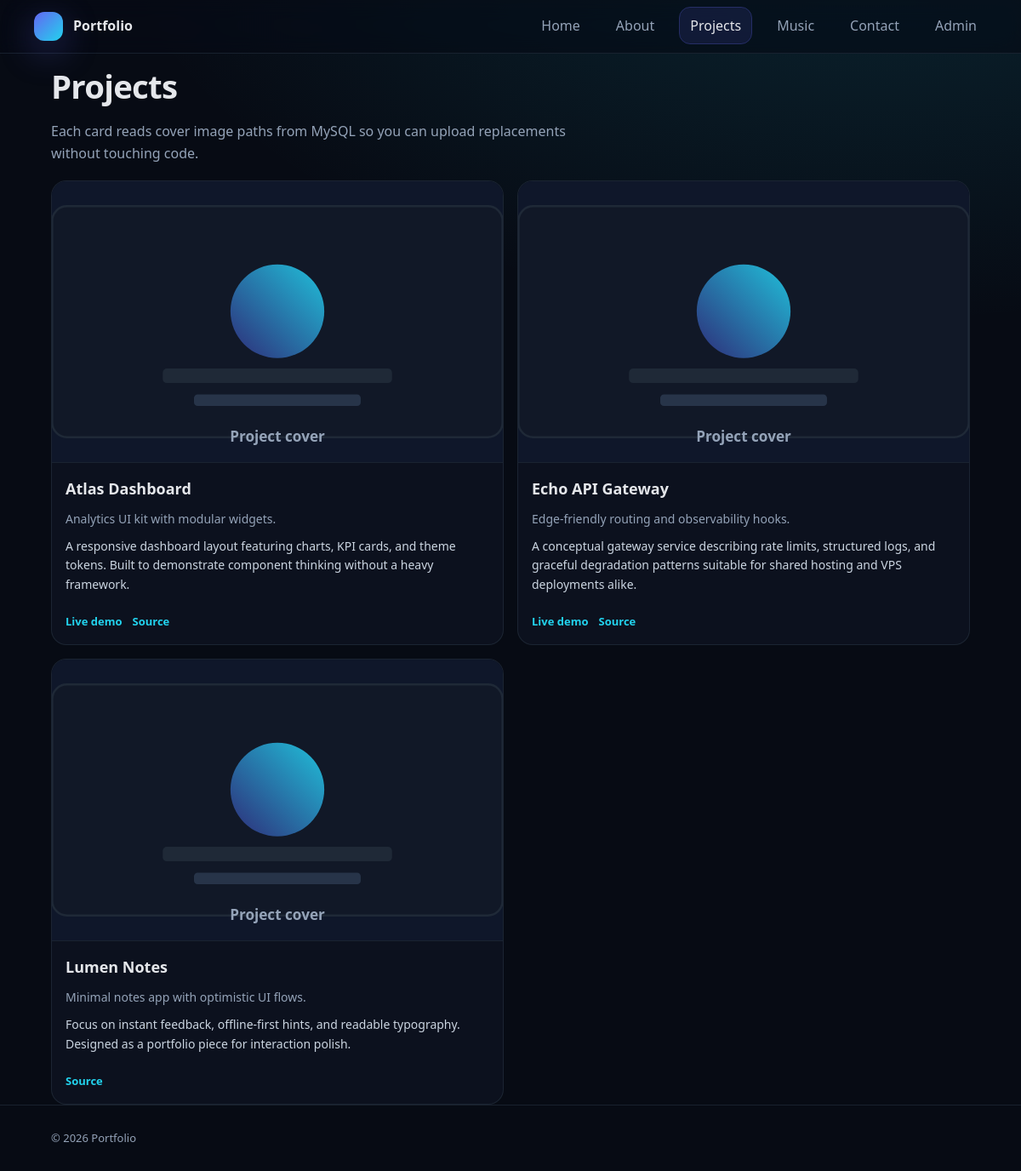
The app's page /projects.php with its own data.
### tables this page shows
CREATE TABLE projects (
  id INT UNSIGNED NOT NULL AUTO_INCREMENT,
  title VARCHAR(200) NOT NULL,
  summary VARCHAR(400) NOT NULL DEFAULT '',
  description TEXT NOT NULL,
  image_path VARCHAR(512) NOT NULL DEFAULT 'assets/img/project-placeholder.svg',
  demo_url VARCHAR(512) NOT NULL DEFAULT '',
  github_url VARCHAR(512) NOT NULL DEFAULT '',
  sort_order INT NOT NULL DEFAULT 0,
  created_at DATETIME NOT NULL DEFAULT CURRENT_TIMESTAMP,
  updated_at DATETIME NOT NULL DEFAULT CURRENT_TIMESTAMP ON UPDATE CURRENT_TIMESTAMP,
  PRIMARY KEY (id),
  KEY idx_projects_sort (sort_order),
  KEY idx_projects_created (created_at)
);

### includes/helpers.php (called while the page is built, shortened)
<?php
function app_config(): array
{
    static $cfg = null;
    if ($cfg === null) {
        $path = dirname(__DIR__) . '/config/app.php';
        $cfg = is_file($path) ? require $path : ['base_path' => ''];
    }
    return $cfg;
}
function portfolio_infer_base_path(): string
{
    $script = $_SERVER['SCRIPT_NAME'] ?? '';
    $script = str_replace('\\', '/', (string) $script);
    $dir = dirname($script);
    $dir = ($dir === '\\' || $dir === '.') ? '/' : $dir;
    return rtrim($dir, '/');
}
function url_for(string $path): string
{
    $configured = rtrim((string) (app_config()['base_path'] ?? ''), '/');
    $base = $configured !== '' ? $configured : portfolio_infer_base_path();
    $path = ltrim($path, '/');
    return ($base === '' ? '' : $base) . '/' . $path;
}
function e(?string $value): string
{
    return htmlspecialchars((string) $value, ENT_QUOTES | ENT_SUBSTITUTE, 'UTF-8');
}

### config/app.php (called while the page is built, shortened)
<?php
return [
    'base_path' => '',
];

### includes/ProjectRepository.php (called while the page is built, shortened)
<?php
final class ProjectRepository
{
    public function allOrdered(): array
    {
        $stmt = $this->pdo->query('SELECT * FROM projects ORDER BY sort_order ASC, id DESC');
        return $stmt->fetchAll();
    }
}

### projects.php (the view, shortened to what this page needs)
<?php
require_once __DIR__ . '/includes/bootstrap.php';
require_once __DIR__ . '/includes/ProjectRepository.php';
$repo = new ProjectRepository($pdo);
$projects = $repo->allOrdered();
?>
<!DOCTYPE html>
<html lang="en">
<head>
</head>
<body>
  <header>
    <div class="wrap nav">
      <a class="brand" href="<?= e(url_for('index.php')) ?>">
        <span class="brand-badge" aria-hidden="true"></span>
        <span>Portfolio</span>
      </a>
      <nav id="siteNav" aria-label="Primary">
        <ul>
          <li><a href="<?= e(url_for('index.php')) ?>">Home</a></li>
          <li><a href="<?= e(url_for('about.php')) ?>">About</a></li>
          <li><a class="active" href="<?= e(url_for('projects.php')) ?>">Projects</a></li>
          <li><a href="<?= e(url_for('music.php')) ?>">Music</a></li>
          <li><a href="<?= e(url_for('contact.php')) ?>">Contact</a></li>
          <li><a href="<?= e(url_for('admin/login.php')) ?>">Admin</a></li>
        </ul>
      </nav>
    </div>
  </header>
  <main class="wrap">
    <div class="page-head">
      <h1>Projects</h1>
      <p class="lede">Each card reads cover image paths from MySQL so you can upload replacements without touching code.</p>
    </div>
    <div class="grid">
      <?php foreach ($projects as $p): ?>
        <article>
          <div class="thumb">
            <img src="<?= e(url_for($p['image_path'])) ?>" alt="<?= e($p['title']) ?> cover">
          </div>
          <div class="body">
            <h2><?= e($p['title']) ?></h2>
            <p class="summary"><?= e($p['summary']) ?></p>
            <p class="desc"><?= nl2br(e($p['description'])) ?></p>
            <div class="links">
              <?php if ($p['demo_url'] !== ''): ?>
                <a class="link" href="<?= e($p['demo_url']) ?>" target="_blank" rel="noopener noreferrer">Live demo</a>
              <?php endif; ?>
              <?php if ($p['github_url'] !== ''): ?>
                <a class="link" href="<?= e($p['github_url']) ?>" target="_blank" rel="noopener noreferrer">Source</a>
              <?php endif; ?>
            </div>
          </div>
        </article>
      <?php endforeach; ?>
    </div>
  </main>
  <footer>
    <div class="wrap">© <?= date('Y') ?> Portfolio</div>
  </footer>
</body>
</html>

### projects.php (style rules this page uses)
:root { --bg:#070b14; --surface:#0f172a; --surface2:#111827; --border:#1f2937; --text:#e5e7eb; --muted:#94a3b8; --accent:#6366f1; --accent2:#22d3ee; --radius:18px; --max:1120px; }
* { box-sizing:border-box }
body { margin:0;font-family:ui-sans-serif,system-ui,-apple-system,Segoe UI,Roboto,Ubuntu,Cantarell,Noto Sans,sans-serif;background:radial-gradient(900px 520px at 85% -10%,rgba(34,211,238,.14),transparent),var(--bg);color:var(--text);line-height:1.6 }
a { color:inherit;text-decoration:none }
img { max-width:100%;display:block;height:auto }
.wrap { max-width:var(--max);margin:0 auto;padding:0 20px }
header { position:sticky;top:0;z-index:40;backdrop-filter:saturate(130%) blur(12px);background:rgba(7,11,20,.62);border-bottom:1px solid rgba(31,41,55,.75) }
.nav { display:flex;align-items:center;justify-content:space-between;padding:14px 0;gap:16px }
.brand { display:flex;align-items:center;gap:12px;font-weight:800 }
.brand-badge { width:34px;height:34px;border-radius:12px;background:linear-gradient(135deg,var(--accent),var(--accent2));box-shadow:0 12px 40px rgba(99,102,241,.35) }
nav ul { display:flex;gap:18px;list-style:none;margin:0;padding:0;flex-wrap:wrap;justify-content:flex-end }
nav a { padding:10px 12px;border-radius:12px;color:var(--muted) }
nav a.active { color:var(--text);outline:1px solid rgba(99,102,241,.35);background:rgba(99,102,241,.12) }
main { padding:34px 0 56px }
.page-head { margin:8px 0 18px }
h1 { margin:0;font-size:clamp(28px,3.2vw,40px);letter-spacing:-.02em }
.lede { margin:10px 0 0;color:var(--muted);max-width:72ch }
.grid { display:grid;grid-template-columns:repeat(2,1fr);gap:16px }
article { border:1px solid rgba(31,41,55,.85);background:rgba(17,24,39,.55);border-radius:var(--radius);overflow:hidden;display:flex;flex-direction:column }
.thumb { aspect-ratio:16/10;background:#0b1220;border-bottom:1px solid rgba(31,41,55,.75) }
.thumb img { width:100%;height:100%;object-fit:cover }
.body { padding:16px;display:flex;flex-direction:column;gap:10px;flex:1 }
h2 { margin:0;font-size:18px }
.summary { margin:0;color:var(--muted);font-size:14px }
.desc { margin:0;color:#cbd5e1;font-size:14px }
.links { display:flex;gap:12px;flex-wrap:wrap;margin-top:auto;padding-top:12px }
.link { font-weight:700;color:var(--accent2);font-size:13px }
footer { border-top:1px solid rgba(31,41,55,.75);padding:28px 0;color:var(--muted);font-size:13px }

### records on screen
projects: image_path (placeholder picture), title "Atlas Dashboard", summary "Analytics UI kit with modular widgets.", description "A responsive dashboard layout featuring charts, KPI cards, and theme tokens. Built to demonstrate component thinking without a heavy framework."
projects: image_path (placeholder picture), title "Echo API Gateway", summary "Edge-friendly routing and observability hooks.", description "A conceptual gateway service describing rate limits, structured logs, and graceful degradation patterns suitable for shared hosting and VPS deployments alike."
projects: image_path (placeholder picture), title "Lumen Notes", summary "Minimal notes app with optimistic UI flows.", description "Focus on instant feedback, offline-first hints, and readable typography. Designed as a portfolio piece for interaction polish."
